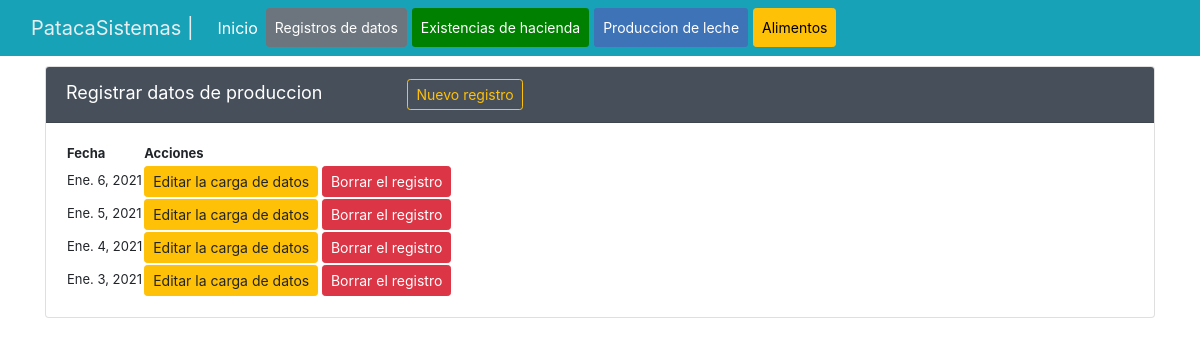
Page /produccion/registro_list/ on the committed database.
### produccion/models.py (models this page shows, shortened)
class DatosProductivos(models.Model):
    fecha = models.DateField()
    vo = models.IntegerField(verbose_name='VO', blank=True, null=True)
    vpp = models.IntegerField(verbose_name='VPP', blank=True, null=True)
    vs = models.IntegerField(verbose_name='VS', blank=True, null=True)
    vaq_p = models.IntegerField(verbose_name='Vaq.P', blank=True, null=True)
    vaq_crec = models.IntegerField(verbose_name='Vaq.Crec', blank=True, null=True)
    toros = models.IntegerField(verbose_name='Toros', blank=True, null=True)
    terneros = models.IntegerField(verbose_name='Terneros', blank=True, null=True)
    lts_venta = models.IntegerField(verbose_name='Lts.vta', blank=True, null=True)
    lts_consumo = models.IntegerField(verbose_name='Lts.cons', blank=True, null=True)
    estado = models.BooleanField(default=True)
    class Meta:
        verbose_name = 'Datos productivos'
        verbose_name_plural = 'Datos productivos'
        ordering = ['-fecha']
    def _get_vacas_total(self):
        return self.vo + self.vpp + self.vs
    vt = property(_get_vacas_total)
    def _get_lts_totales(self):
        return self.lts_venta + self.lts_consumo
    litros_totales = property(_get_lts_totales)
    def _get_lts_vo(self):
        return (self.lts_venta + self.lts_consumo) / int(self.vo)
    litros_vo = property(_get_lts_vo)

### produccion/views.py (the view)
# urls.py: path('registro_list/', RegistroList.as_view(), name='registro_list'),
class RegistroList(ListView):
    model = DatosProductivos
    template_name = 'produccion/registro_list.html'
    def get_queryset(self):
        return self.model.objects.filter(estado=True)

### templates/produccion/registro_list.html (shortened to what this page needs)
{% extends 'base/base.html' %}
{% block content %}
<div class="container">
    <div class="card" style="margin-top: 10px;">
        <div class="card-header" style="background-color: rgb(71, 79, 90); color:white; font-size: 18px;">
            Registrar datos de produccion
            {% block boton-crear %}<a href="{% url 'produccion:registro_crear' %}" class="btn btn-outline-warning btn-sm boton-crear">Nuevo registro</a>{% endblock %}
        </div>
        <div class="card-body">
            <table id="example" class="display compact" style="font-size: 13px;">
                {% if object_list %}
              <thead>
                  <tr>
                      <th>Fecha</th>
                      <th>Acciones</th>
                  </tr>
              </thead>
              <tbody>
                {% for reg in object_list %}
                  <tr>
                      <td>{{reg.fecha}}</td>
                      <td>
                      <a href="{% url 'produccion:registro_editar' reg.id %}" class="btn btn-warning btn-sm">Editar la carga de datos</a>
                      <a href="{% url 'produccion:registro_eliminar' reg.id %}" class="btn btn-danger btn-sm">Borrar el registro</a>
                      </td>
                  </tr>
              </tbody>
              {% endfor %}
              {% else %}
              <h3>No hay registros cargados en el sistema</h3>
              {% endif %}
        </div>
    </div>
</div>
{% endblock content %}

### static/produccion/mis_estilos.css (style rules this page uses)
.boton-crear { margin-left: 80px; }

### rows in the picture
DatosProductivos: fecha "Ene. 6, 2021"
DatosProductivos: fecha "Ene. 5, 2021"
DatosProductivos: fecha "Ene. 4, 2021"
DatosProductivos: fecha "Ene. 3, 2021"
